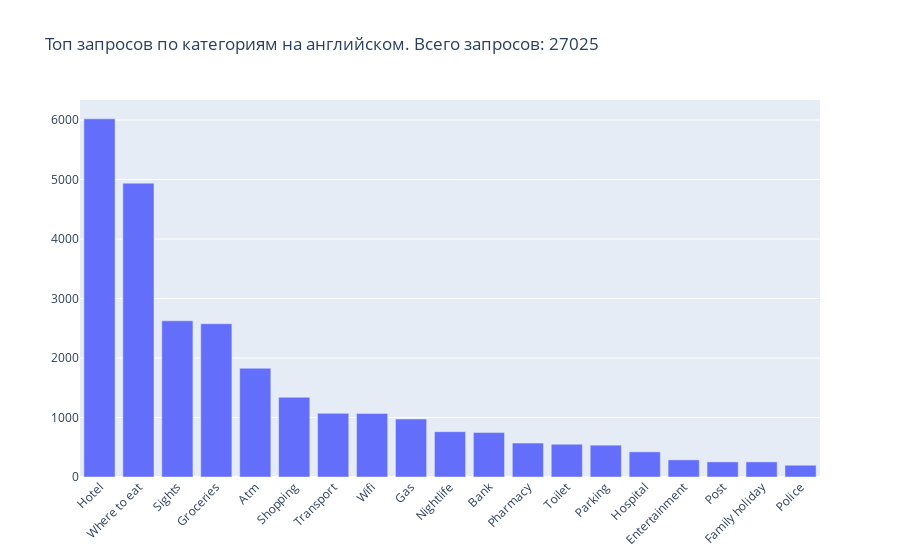

Write notebook code for a chart like this one.
### Code cell
total = sum(top_categories_en.values())
top_categories_en = dict(top_categories_en.most_common(30))
fig = go.Figure(
    [go.Bar(x=list(top_categories_en.keys()), y=list(top_categories_en.values()))],
    layout_title_text='Топ запросов по категориям на английском. Всего запросов: {}'.format(total)
)
fig.update_layout(barmode='group', xaxis_tickangle=-45)
fig.show()

### Figure 1 — Plotly figure (JSON) as saved in the notebook; plotly's stock layout.template omitted (floating-point values rounded to 4 significant figures)
{"data": [{"type": "bar", "x": ["Hotel", "Where to eat", "Sights", "Groceries", "Atm", "Shopping", "Transport", "Wifi", "Gas", "Nightlife", "Bank", "Pharmacy", "Toilet", "Parking", "Hospital", "Entertainment", "Post", "Family holiday", "Police"], "y": [6020, 4939, 2625, 2577, 1828, 1341, 1070, 1069, 974, 762, 747, 570, 550, 535, 423, 288, 254, 254, 199]}], "layout": {"barmode": "group", "title": {"text": "Топ запросов по категориям на английском. Всего запросов: 27025"}, "xaxis": {"tickangle": -45}}}
